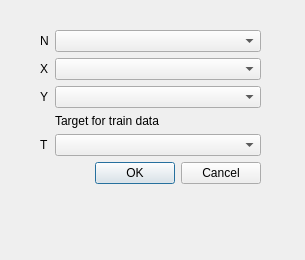
<?xml version="1.0" encoding="UTF-8"?>
<ui version="4.0">
 <class>Form_load_points</class>
 <widget class="QWidget" name="Form_load_points">
  <property name="geometry">
   <rect>
    <x>0</x>
    <y>0</y>
    <width>305</width>
    <height>260</height>
   </rect>
  </property>
  <property name="windowTitle">
   <string>Загрузка точек исследования</string>
  </property>
  <widget class="QWidget" name="">
   <property name="geometry">
    <rect>
     <x>40</x>
     <y>30</y>
     <width>221</width>
     <height>201</height>
    </rect>
   </property>
   <layout class="QFormLayout" name="formLayout">
    <item row="0" column="0">
     <widget class="QLabel" name="label">
      <property name="text">
       <string>N</string>
      </property>
     </widget>
    </item>
    <item row="0" column="1">
     <widget class="QComboBox" name="comboBox_N"/>
    </item>
    <item row="1" column="0">
     <widget class="QLabel" name="label_2">
      <property name="text">
       <string>X</string>
      </property>
     </widget>
    </item>
    <item row="1" column="1">
     <widget class="QComboBox" name="comboBox_x"/>
    </item>
    <item row="2" column="0">
     <widget class="QLabel" name="label_3">
      <property name="text">
       <string>Y</string>
      </property>
     </widget>
    </item>
    <item row="2" column="1">
     <widget class="QComboBox" name="comboBox_y"/>
    </item>
    <item row="3" column="1">
     <widget class="QLabel" name="label_5">
      <property name="text">
       <string>Target for train data</string>
      </property>
      <property name="alignment">
       <set>Qt::AlignBottom|Qt::AlignLeading|Qt::AlignLeft</set>
      </property>
     </widget>
    </item>
    <item row="4" column="0">
     <widget class="QLabel" name="label_4">
      <property name="text">
       <string>T</string>
      </property>
     </widget>
    </item>
    <item row="4" column="1">
     <widget class="QComboBox" name="comboBox_t"/>
    </item>
    <item row="5" column="1">
     <widget class="QDialogButtonBox" name="buttonBox">
      <property name="standardButtons">
       <set>QDialogButtonBox::Cancel|QDialogButtonBox::Ok</set>
      </property>
     </widget>
    </item>
   </layout>
  </widget>
 </widget>
 <resources/>
 <connections/>
</ui>
